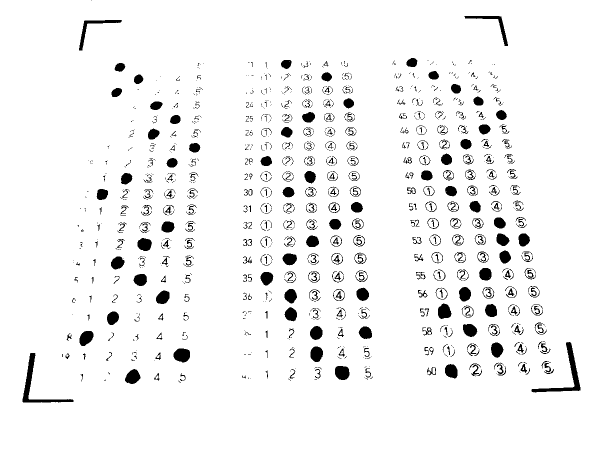
#> input picture routes/test.png, 1200 x 900 px (shown at 1/2 size)
$ python omr60.py --input ../routes/test.png   (older library calls are emulated)
#> lines starting #> are read from the running program, lines starting #| are printed output that depends on the picture; after the words box and inside, x2 and y2 are one past the last pixel; in counts of white or black regions, pixels touching at a corner belong together
import argparse
import cv2
import math
import copy
import numpy as np
#from unittest.mock import right

CORNER_FEATS = (
    0.322965313273202,
    0.19188334690998524,
    1.1514327482234812,
    0.998754685666376,
)

TRANSF_SIZE = 1024


def normalize(im):
    return cv2.normalize(im, np.zeros(im.shape), 0, 255, norm_type=cv2.NORM_MINMAX)

def get_approx_contour(contour, tol=.01):
    """Get rid of 'useless' points in the contour"""
    epsilon = tol * cv2.arcLength(contour, True)
    return cv2.approxPolyDP(contour, epsilon, True)

def get_contours(image_gray):
    im2, contours, hierarchy = cv2.findContours(
        image_gray, cv2.RETR_TREE, cv2.CHAIN_APPROX_SIMPLE)

    return list(map(get_approx_contour, contours))

def get_corners(contours):
    return sorted(
        contours,
        key=lambda c: features_distance(CORNER_FEATS, get_features(c)))[:4]

def get_bounding_rect(contour):
    rect = cv2.minAreaRect(contour)
    box = cv2.boxPoints(rect)
    return np.int0(box)

def get_convex_hull(contour):
    return cv2.convexHull(contour)

def get_contour_area_by_hull_area(contour):
    return (cv2.contourArea(contour) /
            cv2.contourArea(get_convex_hull(contour)))

def get_contour_area_by_bounding_box_area(contour):
    return (cv2.contourArea(contour) /
            cv2.contourArea(get_bounding_rect(contour)))

def get_contour_perim_by_hull_perim(contour):
    return (cv2.arcLength(contour, True) /
            cv2.arcLength(get_convex_hull(contour), True))

def get_contour_perim_by_bounding_box_perim(contour):
    return (cv2.arcLength(contour, True) /
            cv2.arcLength(get_bounding_rect(contour), True))

def get_features(contour):
    try:
        return (
            get_contour_area_by_hull_area(contour),
            get_contour_area_by_bounding_box_area(contour),
            get_contour_perim_by_hull_perim(contour),
            get_contour_perim_by_bounding_box_perim(contour),
        )
    except ZeroDivisionError:
        return 4*[np.inf]

def features_distance(f1, f2):
    return np.linalg.norm(np.array(f1) - np.array(f2))

# Default mutable arguments should be harmless here
def draw_point(point, img, radius=5, color=(0, 0, 255)):
    cv2.circle(img, tuple(point), radius, color, -1)

def get_centroid(contour):
    m = cv2.moments(contour)
    x = int(m["m10"] / m["m00"])
    y = int(m["m01"] / m["m00"])
    return (x, y)

def order_points(points):
    """Order points counter-clockwise-ly."""
    origin = np.mean(points, axis=0)

    def positive_angle(p):
        x, y = p - origin
        ang = np.arctan2(y, x)
        return 2 * np.pi + ang if ang < 0 else ang

    return sorted(points, key=positive_angle)

def get_outmost_points(contours):
    all_points = np.concatenate(contours)
    return get_bounding_rect(all_points)

def perspective_transform(img, points , realCorners):
    """Transform img so that points are the new corners"""


    source = np.array(
        realCorners,
        dtype="float32")
    dest = np.array([
        [TRANSF_SIZE+0, TRANSF_SIZE+0],
        [0, TRANSF_SIZE],
        [0, -0],
        [TRANSF_SIZE, +0]],
        dtype="float32")

    img_dest = img.copy()

    """source[2][0] = 361.
    source[2][1] = 119.
    source[3][0] = 840.
    source[3][1] = 117."""
    temp = copy.deepcopy(source);

    """가로가 더 길때 보정해주는 부분"""
    source[1] = temp[3];
    source[3] = temp[1];


    transf = cv2.getPerspectiveTransform(source, dest)
    warped = cv2.warpPerspective(img, transf, (1024, 1024))
    return warped

def sheet_coord_to_transf_coord(x, y):
    return list(map(lambda n: int(np.round(n)), (
        TRANSF_SIZE * x/2230.055,
        TRANSF_SIZE * (1 - y/1910.362)
    )))

def get_question_patch(transf, q_number):
    left_end = 192;
    right_end = 642;
    if(q_number>20 and q_number<41):
        q_number = q_number-20;
        left_end = 933;
        right_end = 1483;
    elif(q_number>40):
        q_number = q_number-40;
        left_end = 1680;
        right_end = 2330;

    # Top left
    tl = sheet_coord_to_transf_coord(
        left_end,
        1655 - 81 * (q_number - 1)
    )
 #   logging.warning(tl)

    # Bottom right
    br = sheet_coord_to_transf_coord(
        right_end,
        1605 - 81 * (q_number - 1)
    )
  #  logging.warning(br)
    return transf[tl[1]:br[1], tl[0]:br[0]]

def get_question_patches(transf):
    for i in range(1, 61):
        yield get_question_patch(transf, i)

def get_alternative_patches(question_patch):
    for i in range(5):
        x0, _ = sheet_coord_to_transf_coord(100 * i, 0)
        x1, _ = sheet_coord_to_transf_coord(60 + 100 * i, 0)
        yield question_patch[:, x0:x1]

def draw_marked_alternative(question_patch, index):
    cx, cy = sheet_coord_to_transf_coord(
        50 * (2 * index + .5),
        50/2)
    draw_point((cx, TRANSF_SIZE - cy), question_patch, radius=5, color=(255, 0, 0))

def get_marked_alternative(alternative_patches):
    means = list(map(np.mean, alternative_patches))
    sorted_means = sorted(means)

    # Simple heuristic
    if sorted_means[0]/sorted_means[1] > .7:
        return None

    return np.argmin(means)

def get_letter(alt_index):
    return ["1", "2", "3", "4", "5"][alt_index] if alt_index is not None else ""

def get_answers(source_file):
    """Run the full pipeline:

        - Load image
        - Convert to grayscale
        - Filter out high frequencies with a Gaussian kernel
        - Apply threshold
        - Find contours
        - Find corners among all contours
        - Find 'outmost' points of all corners
        - Apply perpsective transform to get a bird's eye view
        - Scan each line for the marked answer
    """
#> called with source_file = '../routes/test.png'

    im_orig = cv2.imread(source_file)
#> im_orig is the input picture: shape (900, 1200, 3); min 0, max 255, mean 242.1

    blurred = cv2.GaussianBlur(im_orig, (11, 11), 10)
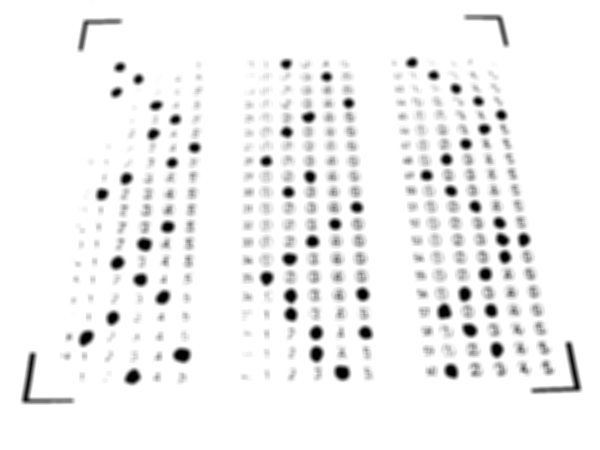
#> blurred: shape (900, 1200, 3) (shown at 1/2 size); min 0, max 255, mean 242.1

    im = normalize(cv2.cvtColor(blurred, cv2.COLOR_BGR2GRAY))

    ret, im = cv2.threshold(im, 127, 255, cv2.THRESH_BINARY)
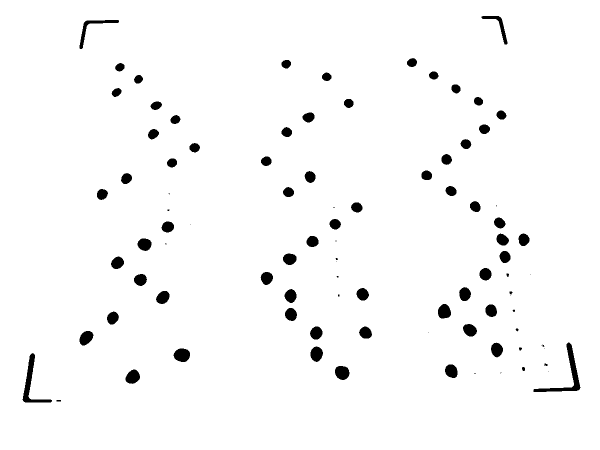
#> im: shape (900, 1200) (shown at 1/2 size); 97.3% white; 93 black regions (21 under 20 px)

    contours = get_contours(im)
#> in get_contours, `im2, contours, hierarchy = cv2.findContours( image_gray, cv2.RETR_TREE..`: contours = 94 contours, 19 with area under 20; largest, box (x1, y1, x2, y2) and area: (0, 0, 1200, 900) 1077901, (1066, 684, 1162, 785) 1786, (44, 705, 105, 806) 1474, (158, 39, 239, 99) 890, (346, 696, 381, 725) 740
#> in get_approx_contour, `epsilon = tol * cv2.arcLength(contour, True)`: epsilon = 41.96
#> contours = 94 contours, 19 with area under 20; largest, box (x1, y1, x2, y2) and area: (0, 0, 1200, 900) 1077901, (1067, 684, 1160, 785) 1707, (44, 705, 102, 806) 1487, (158, 41, 239, 99) 816, (346, 697, 380, 725) 710
    corners = get_corners(contours)
#> corners = 4 contours; box (x1, y1, x2, y2) and area: (1067, 684, 1160, 785) 1707, (44, 705, 102, 806) 1487, (158, 41, 239, 99) 816, (963, 31, 1016, 90) 657
    realCorners = get_change_num(corners)


    cv2.drawContours(im_orig, corners, -1, (0, 255, 0), 3)

    outmost = order_points(get_outmost_points(corners))
    transf = perspective_transform(im_orig, outmost , realCorners)

    answers = []
    for i, q_patch in enumerate(get_question_patches(transf)):
        alt_index = get_marked_alternative(get_alternative_patches(q_patch))

        if alt_index is not None:
            draw_marked_alternative(q_patch, alt_index)

        answers.append(get_letter(alt_index))

    #cv2.imshow('orig', im_orig)
    #cv2.imshow('blurred', blurred)
    #cv2.imshow('bw', im)

    return answers, transf
def get_change_num(corners):

    a= 1000000
    b = 0
    c = 0
    d = 0
    e = 1000000
    f = 1000000
    g = 0
    h = 1000000
    temp = ["","","",""]
    for i in range(0 , 4):
        temp[i] = corners[i][0][0][0]*corners[i][0][0][0] +corners[i][0][0][1]*corners[i][0][0][1]
#> after the loop, temp = [1762900, 58325, 501250, 928393]

    for i in range(1 ,4):
        for j in range(0 , i):
            if(temp[j]>temp[i]):
                temp1 = temp[j]
                temp[j] = temp[i]
                temp[i] = temp1
                temp2 = corners[j]
                corners[j] = corners[i]
                corners[i] = temp2
#> after the loop, temp = [58325, 501250, 928393, 1762900]
    maxLength = 0
    for i in corners[0]:
        for j in corners[3]:
            tempa =(i[0][0] - j[0][0])*(i[0][0] - j[0][0]) +(i[0][1] - j[0][1])*(i[0][1] - j[0][1])
            if tempa>maxLength:
                temp[0] = i[0]
                temp[3] = j[0]
                maxLength = tempa
#> this loop made 9 passes
#> i on passes 1 to 9: [[238, 41]], [[236, 46]], [[177, 48]], [[173, 53]], [[166, 95]], [[163, 98]], [[158, 96]], [[166, 47]], [[171, 41]]
#> after the loop, maxLength = 1521873; temp = [[166, 47], 501250, 928393, [1159, 779]]

    maxLength = 0

    for i in corners[1]:
        for j in corners[2]:
            tempa =(i[0][0] - j[0][0])*(i[0][0] - j[0][0]) +(i[0][1] - j[0][1])*(i[0][1] - j[0][1])
            if tempa>maxLength:
                temp[1] = i[0]
                temp[2] = j[0]
                maxLength = tempa
#> this loop made 9 passes
#> i on passes 1 to 9: [[65, 705]], [[70, 716]], [[57, 793]], [[62, 798]], [[101, 798]], [[101, 805]], [[50, 805]], [[44, 799]], [[58, 712]]
#> after the loop, maxLength = 1501850; temp = [[166, 47], [44, 799], [1003, 36], [1159, 779]]
    tempa = temp[2]
#> tempa = [1003, 36]
    temp[2] = temp[0]
    temp[0] = tempa

    tempa = temp[1]
#> tempa = [44, 799]
    temp[1] = temp[3]
    temp[3] = tempa

    tempa = temp[0]
#> tempa = [1003, 36]
    temp[0] = temp[1]
    temp[1] = tempa

    return temp;
def main():
    parser = argparse.ArgumentParser()

    parser.add_argument(
        "--input",
        help="Input image filename",
        required=True,
        type=str)

    parser.add_argument(
        "--output",
        help="Output image filename",
        type=str)

    parser.add_argument(
        "--show",
        action="store_true",
        help="Displays annotated image")

    args = parser.parse_args()

    answers, im = get_answers(args.input)
#> in get_answers, `realCorners = get_change_num(corners)`: realCorners = [[1159, 779], [1003, 36], [166, 47], [44, 799]]
#> in get_answers, `cv2.drawContours(im_orig, corners, -1, (0, 255, 0), 3)`:
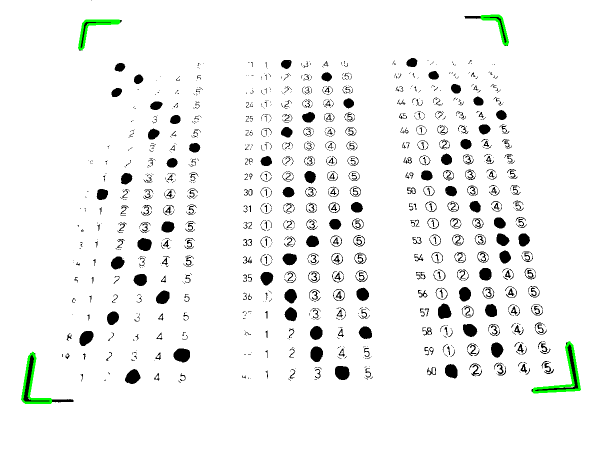
#> im_orig: shape (900, 1200, 3) (shown at 1/2 size); 0.49% of pixels changed, all inside (x1, y1, x2, y2) = (42, 29, 1162, 808)
#> in get_outmost_points, `all_points = np.concatenate(contours)`: all_points = contour of 34 points, box (x1, y1, x2, y2) (44, 31, 1160, 806), area 14593
#> in order_points, `origin = np.mean(points, axis=0)`: origin = [593, 412.5]
#> in positive_angle, `x, y = p - origin`: x = -549; y = 393.5
#> in positive_angle, `ang = np.arctan2(y, x)`: ang = 2.52
#> in get_answers, `outmost = order_points(get_outmost_points(corners))`: outmost = [[1159, 781], [44, 806], [27, 44], [1142, 19]]
#> in perspective_transform, `source = np.array( realCorners, dtype="float32")`: source = [[1159, 779], [1003, 36], [166, 47], [44, 799]]
#> in perspective_transform, `transf = cv2.getPerspectiveTransform(source, dest)`: transf = [[1.25, 0.202, -216.2], [0.0244, 1.86, -91.39], [-5.8e-07, 0.000453, 1]]
#> in perspective_transform, `warped = cv2.warpPerspective(img, transf, (1024, 1024))`:
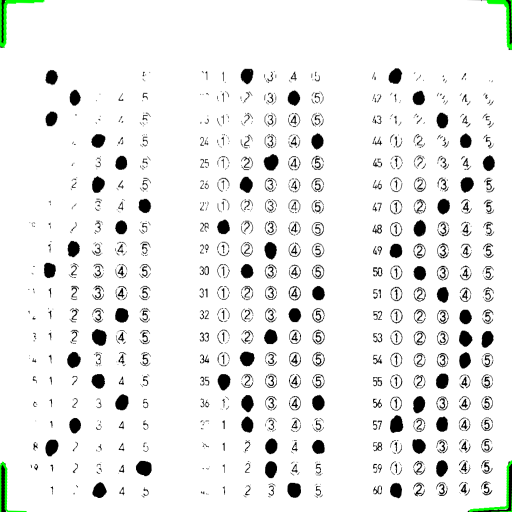
#> warped: shape (1024, 1024, 3) (shown at 1/2 size); mean B, G, R 237.1, 238.1, 237.1
#> in get_question_patch, `left_end = 192;`: left_end = 192
#> in get_question_patch, `right_end = 642;`: right_end = 642
#> in get_question_patch, `tl = sheet_coord_to_transf_coord( left_end, 1655 - 81 * (q_number - 1) )`: tl = [88, 137]
#> in get_question_patch, `br = sheet_coord_to_transf_coord( right_end, 1605 - 81 * (q_number - 1..`: br = [295, 164]
#> the loop in get_answers, `for i, q_patch in enumerate(get_question_patches(transf)):` made 60 passes
#> (means in get_marked_alternative, sorted_means in get_marked_alternative, alt_index, cx in draw_marked_alternative) on passes 20, 21, 22, 24, 25, 26: ([246.8, 250.8, 103.5, 236.4, 243.6], [103.5, 236.4, 243.6, 246.8, 250.8], 2, 103), ([246.3, 96.74, 231.5, 228.6, 236.8], [96.74, 228.6, 231.5, 236.8, 246.3], 1, 57), ([240, 235, 223.8, 120.2, 225.6], [120.2, 223.8, 225.6, 235, 240], 3, 149), ([238, 223.7, 212.7, 214, 126.7], [126.7, 212.7, 214, 223.7, 238], 4, 195), ([230.9, 214.4, 99.65, 209.4, 205.3], [99.65, 205.3, 209.4, 214.4, 230.9], 2, 103), ([226.1, 83.02, 210, 218.9, 211.7], [83.02, 210, 211.7, 218.9, 226.1], 1, 57)
#> (means in get_marked_alternative, sorted_means in get_marked_alternative, alt_index, cx in draw_marked_alternative) on passes 1 to 6: ([93.82, 255, 255, 255, 244.4], [93.82, 244.4, 255, 255, 255], 0, 11), ([255, 90.7, 253.7, 242.3, 235.4], [90.7, 235.4, 242.3, 253.7, 255], 1, 57), ([80.49, 253.2, 250.5, 246.1, 229.5], [80.49, 229.5, 246.1, 250.5, 253.2], 0, 11), ([255, 251.4, 71.34, 238.8, 226.3], [71.34, 226.3, 238.8, 251.4, 255], 2, 103), ([255, 251.9, 237, 80.82, 229.1], [80.82, 229.1, 237, 251.9, 255], 3, 149), ([255, 237.6, 69.6, 235.2, 219.9], [69.6, 219.9, 235.2, 237.6, 255], 2, 103)
#> im: shape (1024, 1024, 3)

    for i, answer in enumerate(answers):
        print("{}".format( answer))
#> this loop made 60 passes
#> answer on passes 1 to 12: '1', '2', '1', '3', '4', '3', '5', '4', '2', '1', '', '4'
#| 1
#| 2
#| 1
#| 3
#| 4
#| 3
#| 5
#| 4
#> (further printed lines are left out)

    if args.output:
        cv2.imwrite(args.output, im)


    if args.show:
        cv2.imshow('trans', im)


        while True:
            cv2.waitKey()

if __name__ == '__main__':
    main()
